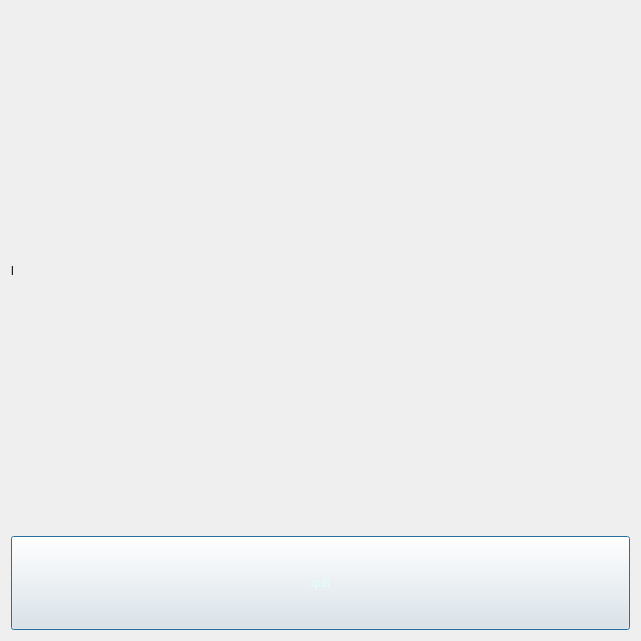
<?xml version="1.0" encoding="UTF-8"?>
<ui version="4.0">
 <class>defeat</class>
 <widget class="QDialog" name="defeat">
  <property name="geometry">
   <rect>
    <x>0</x>
    <y>0</y>
    <width>641</width>
    <height>641</height>
   </rect>
  </property>
  <property name="minimumSize">
   <size>
    <width>641</width>
    <height>641</height>
   </size>
  </property>
  <property name="maximumSize">
   <size>
    <width>641</width>
    <height>641</height>
   </size>
  </property>
  <property name="windowTitle">
   <string>钩子英雄</string>
  </property>
  <property name="styleSheet">
   <string notr="true">#defeat {
border-image: url(:/bg/img/21220836_24.jpg);
}
#defeat *{}</string>
  </property>
  <layout class="QVBoxLayout" name="verticalLayout" stretch="11,2">
   <item>
    <widget class="QLabel" name="label">
     <property name="sizePolicy">
      <sizepolicy hsizetype="Expanding" vsizetype="Expanding">
       <horstretch>0</horstretch>
       <verstretch>0</verstretch>
      </sizepolicy>
     </property>
     <property name="styleSheet">
      <string notr="true">border-image: url(:/finish/img/defeat.png);</string>
     </property>
     <property name="text">
      <string>l</string>
     </property>
    </widget>
   </item>
   <item>
    <layout class="QHBoxLayout" name="horizontalLayout" stretch="1">
     <item>
      <widget class="QPushButton" name="pushButton_2">
       <property name="sizePolicy">
        <sizepolicy hsizetype="Minimum" vsizetype="Expanding">
         <horstretch>0</horstretch>
         <verstretch>0</verstretch>
        </sizepolicy>
       </property>
       <property name="styleSheet">
        <string notr="true">color: rgb(224, 255, 254);font: 20pt &quot;Forte&quot;;
border-image: url(:/button/img/button_2.png);</string>
       </property>
       <property name="text">
        <string>quit</string>
       </property>
      </widget>
     </item>
    </layout>
   </item>
  </layout>
 </widget>
 <resources/>
 <connections/>
</ui>
